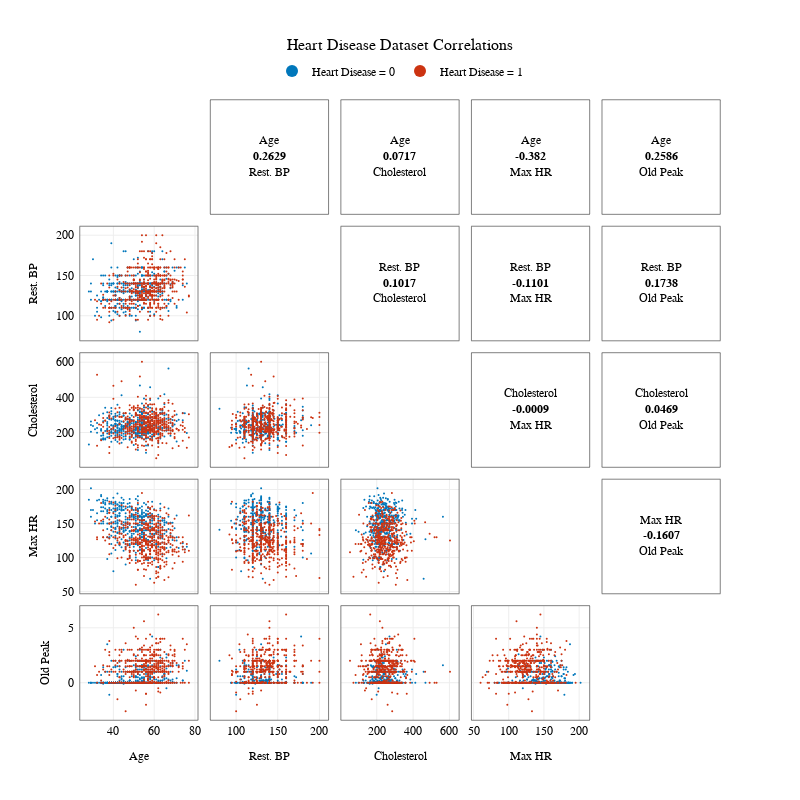

Source (notebook cell):
### Code cell
columns = numerical_columns
if "FastingBS" in columns:
    columns.remove("FastingBS")
fig = plot_correlation_scatter(df, target = "HeartDisease", columns = columns, labels = LABELS, #template = "simple_white",
    title = "Heart Disease Dataset Correlations",
    font = {'size': 12}, width = 800, height = 800)
fig.update_yaxes(ticksuffix = " ")
fig.update_layout(template = "presentation")
fig.show()
# print(fig.layout)

### Figure 1 — Plotly figure (JSON) as saved in the notebook; plotly's stock layout.template omitted (floating-point values rounded to 4 significant figures; data arrays with more than 128 entries replaced by an {"elided": "..."} marker saying what was removed)
{"data": [{"legendgroup": "HeartDisease = 0", "marker": {"color": "#0077BB", "size": 2}, "mode": "markers", "name": "Heart Disease = 0", "showlegend": true, "type": "scatter", "x": {"elided": "410 int values"}, "xaxis": "x6", "y": {"elided": "410 int values"}, "yaxis": "y6"}, {"legendgroup": "HeartDisease = 1", "marker": {"color": "#CC3311", "size": 2}, "mode": "markers", "name": "Heart Disease = 1", "showlegend": true, "type": "scatter", "x": {"elided": "508 int values"}, "xaxis": "x6", "y": {"elided": "508 float values"}, "yaxis": "y6"}, {"hoverinfo": "skip", "mode": "text", "showlegend": false, "text": "<span>Age<br /><b>0.2629</b><br />Rest. BP</span>", "textfont": {"color": "#000000", "family": "Verdana, Helvetica, Verdana, Calibri, Garamond, Cambria, Arial", "size": 12}, "type": "scatter", "x": [52.5], "xaxis": "x2", "y": [140], "yaxis": "y2"}, {"legendgroup": "HeartDisease = 0", "marker": {"color": "#0077BB", "size": 2}, "mode": "markers", "name": "Heart Disease = 0", "showlegend": false, "type": "scatter", "x": {"elided": "410 int values"}, "xaxis": "x11", "y": {"elided": "410 float values"}, "yaxis": "y11"}, {"legendgroup": "HeartDisease = 1", "marker": {"color": "#CC3311", "size": 2}, "mode": "markers", "name": "Heart Disease = 1", "showlegend": false, "type": "scatter", "x": {"elided": "508 int values"}, "xaxis": "x11", "y": {"elided": "508 float values"}, "yaxis": "y11"}, {"hoverinfo": "skip", "mode": "text", "showlegend": false, "text": "<span>Age<br /><b>0.0717</b><br />Cholesterol</span>", "textfont": {"color": "#000000", "family": "Verdana, Helvetica, Verdana, Calibri, Garamond, Cambria, Arial", "size": 12}, "type": "scatter", "x": [52.5], "xaxis": "x3", "y": [327.9], "yaxis": "y3"}, {"legendgroup": "HeartDisease = 0", "marker": {"color": "#0077BB", "size": 2}, "mode": "markers", "name": "Heart Disease = 0", "showlegend": false, "type": "scatter", "x": {"elided": "410 int values"}, "xaxis": "x12", "y": {"elided": "410 float values"}, "yaxis": "y12"}, {"legendgroup": "HeartDisease = 1", "marker": {"color": "#CC3311", "size": 2}, "mode": "markers", "name": "Heart Disease = 1", "showlegend": false, "type": "scatter", "x": {"elided": "508 float values"}, "xaxis": "x12", "y": {"elided": "508 float values"}, "yaxis": "y12"}, {"hoverinfo": "skip", "mode": "text", "showlegend": false, "text": "<span>Rest. BP<br /><b>0.1017</b><br />Cholesterol</span>", "textfont": {"color": "#000000", "family": "Verdana, Helvetica, Verdana, Calibri, Garamond, Cambria, Arial", "size": 12}, "type": "scatter", "x": [140], "xaxis": "x8", "y": [327.9], "yaxis": "y8"}, {"legendgroup": "HeartDisease = 0", "marker": {"color": "#0077BB", "size": 2}, "mode": "markers", "name": "Heart Disease = 0", "showlegend": false, "type": "scatter", "x": {"elided": "410 int values"}, "xaxis": "x16", "y": {"elided": "410 int values"}, "yaxis": "y16"}, {"legendgroup": "HeartDisease = 1", "marker": {"color": "#CC3311", "size": 2}, "mode": "markers", "name": "Heart Disease = 1", "showlegend": false, "type": "scatter", "x": {"elided": "508 int values"}, "xaxis": "x16", "y": {"elided": "508 int values"}, "yaxis": "y16"}, {"hoverinfo": "skip", "mode": "text", "showlegend": false, "text": "<span>Age<br /><b>-0.382</b><br />Max HR</span>", "textfont": {"color": "#000000", "family": "Verdana, Helvetica, Verdana, Calibri, Garamond, Cambria, Arial", "size": 12}, "type": "scatter", "x": [52.5], "xaxis": "x4", "y": [131], "yaxis": "y4"}, {"legendgroup": "HeartDisease = 0", "marker": {"color": "#0077BB", "size": 2}, "mode": "markers", "name": "Heart Disease = 0", "showlegend": false, "type": "scatter", "x": {"elided": "410 int values"}, "xaxis": "x17", "y": {"elided": "410 int values"}, "yaxis": "y17"}, {"legendgroup": "HeartDisease = 1", "marker": {"color": "#CC3311", "size": 2}, "mode": "markers", "name": "Heart Disease = 1", "showlegend": false, "type": "scatter", "x": {"elided": "508 float values"}, "xaxis": "x17", "y": {"elided": "508 int values"}, "yaxis": "y17"}, {"hoverinfo": "skip", "mode": "text", "showlegend": false, "text": "<span>Rest. BP<br /><b>-0.1101</b><br />Max HR</span>", "textfont": {"color": "#000000", "family": "Verdana, Helvetica, Verdana, Calibri, Garamond, Cambria, Arial", "size": 12}, "type": "scatter", "x": [140], "xaxis": "x9", "y": [131], "yaxis": "y9"}, {"legendgroup": "HeartDisease = 0", "marker": {"color": "#0077BB", "size": 2}, "mode": "markers", "name": "Heart Disease = 0", "showlegend": false, "type": "scatter", "x": {"elided": "410 float values"}, "xaxis": "x18", "y": {"elided": "410 int values"}, "yaxis": "y18"}, {"legendgroup": "HeartDisease = 1", "marker": {"color": "#CC3311", "size": 2}, "mode": "markers", "name": "Heart Disease = 1", "showlegend": false, "type": "scatter", "x": {"elided": "508 float values"}, "xaxis": "x18", "y": {"elided": "508 int values"}, "yaxis": "y18"}, {"hoverinfo": "skip", "mode": "text", "showlegend": false, "text": "<span>Cholesterol<br /><b>-0.0009</b><br />Max HR</span>", "textfont": {"color": "#000000", "family": "Verdana, Helvetica, Verdana, Calibri, Garamond, Cambria, Arial", "size": 12}, "type": "scatter", "x": [327.9], "xaxis": "x14", "y": [131], "yaxis": "y14"}, {"legendgroup": "HeartDisease = 0", "marker": {"color": "#0077BB", "size": 2}, "mode": "markers", "name": "Heart Disease = 0", "showlegend": false, "type": "scatter", "x": {"elided": "410 int values"}, "xaxis": "x21", "y": {"elided": "410 float values"}, "yaxis": "y21"}, {"legendgroup": "HeartDisease = 1", "marker": {"color": "#CC3311", "size": 2}, "mode": "markers", "name": "Heart Disease = 1", "showlegend": false, "type": "scatter", "x": {"elided": "508 int values"}, "xaxis": "x21", "y": {"elided": "508 float values"}, "yaxis": "y21"}, {"hoverinfo": "skip", "mode": "text", "showlegend": false, "text": "<span>Age<br /><b>0.2586</b><br />Old Peak</span>", "textfont": {"color": "#000000", "family": "Verdana, Helvetica, Verdana, Calibri, Garamond, Cambria, Arial", "size": 12}, "type": "scatter", "x": [52.5], "xaxis": "x5", "y": [1.8], "yaxis": "y5"}, {"legendgroup": "HeartDisease = 0", "marker": {"color": "#0077BB", "size": 2}, "mode": "markers", "name": "Heart Disease = 0", "showlegend": false, "type": "scatter", "x": {"elided": "410 int values"}, "xaxis": "x22", "y": {"elided": "410 float values"}, "yaxis": "y22"}, {"legendgroup": "HeartDisease = 1", "marker": {"color": "#CC3311", "size": 2}, "mode": "markers", "name": "Heart Disease = 1", "showlegend": false, "type": "scatter", "x": {"elided": "508 float values"}, "xaxis": "x22", "y": {"elided": "508 float values"}, "yaxis": "y22"}, {"hoverinfo": "skip", "mode": "text", "showlegend": false, "text": "<span>Rest. BP<br /><b>0.1738</b><br />Old Peak</span>", "textfont": {"color": "#000000", "family": "Verdana, Helvetica, Verdana, Calibri, Garamond, Cambria, Arial", "size": 12}, "type": "scatter", "x": [140], "xaxis": "x10", "y": [1.8], "yaxis": "y10"}, {"legendgroup": "HeartDisease = 0", "marker": {"color": "#0077BB", "size": 2}, "mode": "markers", "name": "Heart Disease = 0", "showlegend": false, "type": "scatter", "x": {"elided": "410 float values"}, "xaxis": "x23", "y": {"elided": "410 float values"}, "yaxis": "y23"}, {"legendgroup": "HeartDisease = 1", "marker": {"color": "#CC3311", "size": 2}, "mode": "markers", "name": "Heart Disease = 1", "showlegend": false, "type": "scatter", "x": {"elided": "508 float values"}, "xaxis": "x23", "y": {"elided": "508 float values"}, "yaxis": "y23"}, {"hoverinfo": "skip", "mode": "text", "showlegend": false, "text": "<span>Cholesterol<br /><b>0.0469</b><br />Old Peak</span>", "textfont": {"color": "#000000", "family": "Verdana, Helvetica, Verdana, Calibri, Garamond, Cambria, Arial", "size": 12}, "type": "scatter", "x": [327.9], "xaxis": "x15", "y": [1.8], "yaxis": "y15"}, {"legendgroup": "HeartDisease = 0", "marker": {"color": "#0077BB", "size": 2}, "mode": "markers", "name": "Heart Disease = 0", "showlegend": false, "type": "scatter", "x": {"elided": "410 int values"}, "xaxis": "x24", "y": {"elided": "410 float values"}, "yaxis": "y24"}, {"legendgroup": "HeartDisease = 1", "marker": {"color": "#CC3311", "size": 2}, "mode": "markers", "name": "Heart Disease = 1", "showlegend": false, "type": "scatter", "x": {"elided": "508 int values"}, "xaxis": "x24", "y": {"elided": "508 float values"}, "yaxis": "y24"}, {"hoverinfo": "skip", "mode": "text", "showlegend": false, "text": "<span>Max HR<br /><b>-0.1607</b><br />Old Peak</span>", "textfont": {"color": "#000000", "family": "Verdana, Helvetica, Verdana, Calibri, Garamond, Cambria, Arial", "size": 12}, "type": "scatter", "x": [131], "xaxis": "x20", "y": [1.8], "yaxis": "y20"}], "layout": {"font": {"color": "#000000", "family": "Verdana, Helvetica, Verdana, Calibri, Garamond, Cambria, Arial", "size": 12}, "height": 800, "legend": {"font": {"color": "#000000", "family": "Verdana, Helvetica, Verdana, Calibri, Garamond, Cambria, Arial", "size": 12}, "itemsizing": "constant", "orientation": "h", "x": 0.5, "xanchor": "center", "y": 1.07, "yanchor": "top"}, "title": {"font": {"color": "#000000", "family": "Verdana, Helvetica, Verdana, Calibri, Garamond, Cambria, Arial", "size": 16}, "text": "Heart Disease Dataset Correlations", "x": 0.5, "xanchor": "center"}, "width": 800, "xaxis": {"anchor": "y", "domain": [0, 0.184], "linecolor": "black", "linewidth": 0.5, "matches": "x21", "mirror": true, "showgrid": false, "showticklabels": false, "tickfont": {"color": "#000000", "family": "Verdana, Helvetica, Verdana, Calibri, Garamond, Cambria, Arial", "size": 12}, "ticks": "", "title": {"font": {"color": "#000000", "family": "Verdana, Helvetica, Verdana, Calibri, Garamond, Cambria, Arial", "size": 12}}, "zeroline": false}, "xaxis10": {"anchor": "y10", "domain": [0.816, 1], "linecolor": "black", "linewidth": 0.5, "matches": "x22", "mirror": true, "showgrid": false, "showticklabels": false, "tickfont": {"color": "#000000", "family": "Verdana, Helvetica, Verdana, Calibri, Garamond, Cambria, Arial", "size": 12}, "ticks": "", "title": {"font": {"color": "#000000", "family": "Verdana, Helvetica, Verdana, Calibri, Garamond, Cambria, Arial", "size": 12}}, "zeroline": false}, "xaxis11": {"anchor": "y11", "domain": [0, 0.184], "linecolor": "black", "linewidth": 0.5, "matches": "x21", "mirror": true, "showticklabels": false, "tickfont": {"color": "#000000", "family": "Verdana, Helvetica, Verdana, Calibri, Garamond, Cambria, Arial", "size": 12}, "ticks": "", "title": {"font": {"color": "#000000", "family": "Verdana, Helvetica, Verdana, Calibri, Garamond, Cambria, Arial", "size": 12}}, "zeroline": false}, "xaxis12": {"anchor": "y12", "domain": [0.204, 0.388], "linecolor": "black", "linewidth": 0.5, "matches": "x22", "mirror": true, "showticklabels": false, "tickfont": {"color": "#000000", "family": "Verdana, Helvetica, Verdana, Calibri, Garamond, Cambria, Arial", "size": 12}, "ticks": "", "title": {"font": {"color": "#000000", "family": "Verdana, Helvetica, Verdana, Calibri, Garamond, Cambria, Arial", "size": 12}}, "zeroline": false}, "xaxis13": {"anchor": "y13", "domain": [0.408, 0.592], "linecolor": "black", "linewidth": 0.5, "matches": "x23", "mirror": true, "showgrid": false, "showticklabels": false, "tickfont": {"color": "#000000", "family": "Verdana, Helvetica, Verdana, Calibri, Garamond, Cambria, Arial", "size": 12}, "ticks": "", "title": {"font": {"color": "#000000", "family": "Verdana, Helvetica, Verdana, Calibri, Garamond, Cambria, Arial", "size": 12}}, "zeroline": false}, "xaxis14": {"anchor": "y14", "domain": [0.612, 0.796], "linecolor": "black", "linewidth": 0.5, "matches": "x23", "mirror": true, "showgrid": false, "showticklabels": false, "tickfont": {"color": "#000000", "family": "Verdana, Helvetica, Verdana, Calibri, Garamond, Cambria, Arial", "size": 12}, "ticks": "", "title": {"font": {"color": "#000000", "family": "Verdana, Helvetica, Verdana, Calibri, Garamond, Cambria, Arial", "size": 12}}, "zeroline": false}, "xaxis15": {"anchor": "y15", "domain": [0.816, 1], "linecolor": "black", "linewidth": 0.5, "matches": "x23", "mirror": true, "showgrid": false, "showticklabels": false, "tickfont": {"color": "#000000", "family": "Verdana, Helvetica, Verdana, Calibri, Garamond, Cambria, Arial", "size": 12}, "ticks": "", "title": {"font": {"color": "#000000", "family": "Verdana, Helvetica, Verdana, Calibri, Garamond, Cambria, Arial", "size": 12}}, "zeroline": false}, "xaxis16": {"anchor": "y16", "domain": [0, 0.184], "linecolor": "black", "linewidth": 0.5, "matches": "x21", "mirror": true, "showticklabels": false, "tickfont": {"color": "#000000", "family": "Verdana, Helvetica, Verdana, Calibri, Garamond, Cambria, Arial", "size": 12}, "ticks": "", "title": {"font": {"color": "#000000", "family": "Verdana, Helvetica, Verdana, Calibri, Garamond, Cambria, Arial", "size": 12}}, "zeroline": false}, "xaxis17": {"anchor": "y17", "domain": [0.204, 0.388], "linecolor": "black", "linewidth": 0.5, "matches": "x22", "mirror": true, "showticklabels": false, "tickfont": {"color": "#000000", "family": "Verdana, Helvetica, Verdana, Calibri, Garamond, Cambria, Arial", "size": 12}, "ticks": "", "title": {"font": {"color": "#000000", "family": "Verdana, Helvetica, Verdana, Calibri, Garamond, Cambria, Arial", "size": 12}}, "zeroline": false}, "xaxis18": {"anchor": "y18", "domain": [0.408, 0.592], "linecolor": "black", "linewidth": 0.5, "matches": "x23", "mirror": true, "showticklabels": false, "tickfont": {"color": "#000000", "family": "Verdana, Helvetica, Verdana, Calibri, Garamond, Cambria, Arial", "size": 12}, "ticks": "", "title": {"font": {"color": "#000000", "family": "Verdana, Helvetica, Verdana, Calibri, Garamond, Cambria, Arial", "size": 12}}, "zeroline": false}, "xaxis19": {"anchor": "y19", "domain": [0.612, 0.796], "linecolor": "black", "linewidth": 0.5, "matches": "x24", "mirror": true, "showgrid": false, "showticklabels": false, "tickfont": {"color": "#000000", "family": "Verdana, Helvetica, Verdana, Calibri, Garamond, Cambria, Arial", "size": 12}, "ticks": "", "title": {"font": {"color": "#000000", "family": "Verdana, Helvetica, Verdana, Calibri, Garamond, Cambria, Arial", "size": 12}}, "zeroline": false}, "xaxis2": {"anchor": "y2", "domain": [0.204, 0.388], "linecolor": "black", "linewidth": 0.5, "matches": "x21", "mirror": true, "showgrid": false, "showticklabels": false, "tickfont": {"color": "#000000", "family": "Verdana, Helvetica, Verdana, Calibri, Garamond, Cambria, Arial", "size": 12}, "ticks": "", "title": {"font": {"color": "#000000", "family": "Verdana, Helvetica, Verdana, Calibri, Garamond, Cambria, Arial", "size": 12}}, "zeroline": false}, "xaxis20": {"anchor": "y20", "domain": [0.816, 1], "linecolor": "black", "linewidth": 0.5, "matches": "x24", "mirror": true, "showgrid": false, "showticklabels": false, "tickfont": {"color": "#000000", "family": "Verdana, Helvetica, Verdana, Calibri, Garamond, Cambria, Arial", "size": 12}, "ticks": "", "title": {"font": {"color": "#000000", "family": "Verdana, Helvetica, Verdana, Calibri, Garamond, Cambria, Arial", "size": 12}}, "zeroline": false}, "xaxis21": {"anchor": "y21", "domain": [0, 0.184], "linecolor": "black", "linewidth": 0.5, "mirror": true, "tickfont": {"color": "#000000", "family": "Verdana, Helvetica, Verdana, Calibri, Garamond, Cambria, Arial", "size": 12}, "title": {"font": {"color": "#000000", "family": "Verdana, Helvetica, Verdana, Calibri, Garamond, Cambria, Arial", "size": 12}, "text": "Age"}, "zeroline": false}, "xaxis22": {"anchor": "y22", "domain": [0.204, 0.388], "linecolor": "black", "linewidth": 0.5, "mirror": true, "tickfont": {"color": "#000000", "family": "Verdana, Helvetica, Verdana, Calibri, Garamond, Cambria, Arial", "size": 12}, "title": {"font": {"color": "#000000", "family": "Verdana, Helvetica, Verdana, Calibri, Garamond, Cambria, Arial", "size": 12}, "text": "Rest. BP"}, "zeroline": false}, "xaxis23": {"anchor": "y23", "domain": [0.408, 0.592], "linecolor": "black", "linewidth": 0.5, "mirror": true, "tickfont": {"color": "#000000", "family": "Verdana, Helvetica, Verdana, Calibri, Garamond, Cambria, Arial", "size": 12}, "title": {"font": {"color": "#000000", "family": "Verdana, Helvetica, Verdana, Calibri, Garamond, Cambria, Arial", "size": 12}, "text": "Cholesterol"}, "zeroline": false}, "xaxis24": {"anchor": "y24", "domain": [0.612, 0.796], "linecolor": "black", "linewidth": 0.5, "mirror": true, "tickfont": {"color": "#000000", "family": "Verdana, Helvetica, Verdana, Calibri, Garamond, Cambria, Arial", "size": 12}, "title": {"font": {"color": "#000000", "family": "Verdana, Helvetica, Verdana, Calibri, Garamond, Cambria, Arial", "size": 12}, "text": "Max HR"}, "zeroline": false}, "xaxis25": {"anchor": "y25", "domain": [0.816, 1], "linecolor": "black", "linewidth": 0.5, "mirror": true, "showgrid": false, "tickfont": {"color": "#000000", "family": "Verdana, Helvetica, Verdana, Calibri, Garamond, Cambria, Arial", "size": 12}, "title": {"font": {"color": "#000000", "family": "Verdana, Helvetica, Verdana, Calibri, Garamond, Cambria, Arial", "size": 12}, "text": "Old Peak"}, "zeroline": false}, "xaxis3": {"anchor": "y3", "domain": [0.408, 0.592], "linecolor": "black", "linewidth": 0.5, "matches": "x21", "mirror": true, "showgrid": false, "showticklabels": false, "tickfont": {"color": "#000000", "family": "Verdana, Helvetica, Verdana, Calibri, Garamond, Cambria, Arial", "size": 12}, "ticks": "", "title": {"font": {"color": "#000000", "family": "Verdana, Helvetica, Verdana, Calibri, Garamond, Cambria, Arial", "size": 12}}, "zeroline": false}, "xaxis4": {"anchor": "y4", "domain": [0.612, 0.796], "linecolor": "black", "linewidth": 0.5, "matches": "x21", "mirror": true, "showgrid": false, "showticklabels": false, "tickfont": {"color": "#000000", "family": "Verdana, Helvetica, Verdana, Calibri, Garamond, Cambria, Arial", "size": 12}, "ticks": "", "title": {"font": {"color": "#000000", "family": "Verdana, Helvetica, Verdana, Calibri, Garamond, Cambria, Arial", "size": 12}}, "zeroline": false}, "xaxis5": {"anchor": "y5", "domain": [0.816, 1], "linecolor": "black", "linewidth": 0.5, "matches": "x21", "mirror": true, "showgrid": false, "showticklabels": false, "tickfont": {"color": "#000000", "family": "Verdana, Helvetica, Verdana, Calibri, Garamond, Cambria, Arial", "size": 12}, "ticks": "", "title": {"font": {"color": "#000000", "family": "Verdana, Helvetica, Verdana, Calibri, Garamond, Cambria, Arial", "size": 12}}, "zeroline": false}, "xaxis6": {"anchor": "y6", "domain": [0, 0.184], "linecolor": "black", "linewidth": 0.5, "matches": "x21", "mirror": true, "showticklabels": false, "tickfont": {"color": "#000000", "family": "Verdana, Helvetica, Verdana, Calibri, Garamond, Cambria, Arial", "size": 12}, "ticks": "", "title": {"font": {"color": "#000000", "family": "Verdana, Helvetica, Verdana, Calibri, Garamond, Cambria, Arial", "size": 12}}, "zeroline": false}, "xaxis7": {"anchor": "y7", "domain": [0.204, 0.388], "linecolor": "black", "linewidth": 0.5, "matches": "x22", "mirror": true, "showgrid": false, "showticklabels": false, "tickfont": {"color": "#000000", "family": "Verdana, Helvetica, Verdana, Calibri, Garamond, Cambria, Arial", "size": 12}, "ticks": "", "title": {"font": {"color": "#000000", "family": "Verdana, Helvetica, Verdana, Calibri, Garamond, Cambria, Arial", "size": 12}}, "zeroline": false}, "xaxis8": {"anchor": "y8", "domain": [0.408, 0.592], "linecolor": "black", "linewidth": 0.5, "matches": "x22", "mirror": true, "showgrid": false, "showticklabels": false, "tickfont": {"color": "#000000", "family": "Verdana, Helvetica, Verdana, Calibri, Garamond, Cambria, Arial", "size": 12}, "ticks": "", "title": {"font": {"color": "#000000", "family": "Verdana, Helvetica, Verdana, Calibri, Garamond, Cambria, Arial", "size": 12}}, "zeroline": false}, "xaxis9": {"anchor": "y9", "domain": [0.612, 0.796], "linecolor": "black", "linewidth": 0.5, "matches": "x22", "mirror": true, "showgrid": false, "showticklabels": false, "tickfont": {"color": "#000000", "family": "Verdana, Helvetica, Verdana, Calibri, Garamond, Cambria, Arial", "size": 12}, "ticks": "", "title": {"font": {"color": "#000000", "family": "Verdana, Helvetica, Verdana, Calibri, Garamond, Cambria, Arial", "size": 12}}, "zeroline": false}, "yaxis": {"anchor": "x", "domain": [0.816, 1], "linecolor": "black", "linewidth": 0.5, "mirror": true, "showgrid": false, "tickfont": {"color": "#000000", "family": "Verdana, Helvetica, Verdana, Calibri, Garamond, Cambria, Arial", "size": 12}, "ticksuffix": " ", "title": {"font": {"color": "#000000", "family": "Verdana, Helvetica, Verdana, Calibri, Garamond, Cambria, Arial", "size": 12}, "text": "Age"}, "zeroline": false}, "yaxis10": {"anchor": "x10", "domain": [0.612, 0.796], "linecolor": "black", "linewidth": 0.5, "matches": "y21", "mirror": true, "showgrid": false, "showticklabels": false, "tickfont": {"color": "#000000", "family": "Verdana, Helvetica, Verdana, Calibri, Garamond, Cambria, Arial", "size": 12}, "ticks": "", "ticksuffix": " ", "title": {"font": {"color": "#000000", "family": "Verdana, Helvetica, Verdana, Calibri, Garamond, Cambria, Arial", "size": 12}}, "zeroline": false}, "yaxis11": {"anchor": "x11", "domain": [0.408, 0.592], "linecolor": "black", "linewidth": 0.5, "mirror": true, "tickfont": {"color": "#000000", "family": "Verdana, Helvetica, Verdana, Calibri, Garamond, Cambria, Arial", "size": 12}, "ticksuffix": " ", "title": {"font": {"color": "#000000", "family": "Verdana, Helvetica, Verdana, Calibri, Garamond, Cambria, Arial", "size": 12}, "text": "Cholesterol"}, "zeroline": false}, "yaxis12": {"anchor": "x12", "domain": [0.408, 0.592], "linecolor": "black", "linewidth": 0.5, "matches": "y11", "mirror": true, "showticklabels": false, "tickfont": {"color": "#000000", "family": "Verdana, Helvetica, Verdana, Calibri, Garamond, Cambria, Arial", "size": 12}, "ticks": "", "ticksuffix": " ", "title": {"font": {"color": "#000000", "family": "Verdana, Helvetica, Verdana, Calibri, Garamond, Cambria, Arial", "size": 12}}, "zeroline": false}, "yaxis13": {"anchor": "x13", "domain": [0.408, 0.592], "linecolor": "black", "linewidth": 0.5, "matches": "y11", "mirror": true, "showgrid": false, "showticklabels": false, "tickfont": {"color": "#000000", "family": "Verdana, Helvetica, Verdana, Calibri, Garamond, Cambria, Arial", "size": 12}, "ticks": "", "ticksuffix": " ", "title": {"font": {"color": "#000000", "family": "Verdana, Helvetica, Verdana, Calibri, Garamond, Cambria, Arial", "size": 12}}, "zeroline": false}, "yaxis14": {"anchor": "x14", "domain": [0.408, 0.592], "linecolor": "black", "linewidth": 0.5, "matches": "y16", "mirror": true, "showgrid": false, "showticklabels": false, "tickfont": {"color": "#000000", "family": "Verdana, Helvetica, Verdana, Calibri, Garamond, Cambria, Arial", "size": 12}, "ticks": "", "ticksuffix": " ", "title": {"font": {"color": "#000000", "family": "Verdana, Helvetica, Verdana, Calibri, Garamond, Cambria, Arial", "size": 12}}, "zeroline": false}, "yaxis15": {"anchor": "x15", "domain": [0.408, 0.592], "linecolor": "black", "linewidth": 0.5, "matches": "y21", "mirror": true, "showgrid": false, "showticklabels": false, "tickfont": {"color": "#000000", "family": "Verdana, Helvetica, Verdana, Calibri, Garamond, Cambria, Arial", "size": 12}, "ticks": "", "ticksuffix": " ", "title": {"font": {"color": "#000000", "family": "Verdana, Helvetica, Verdana, Calibri, Garamond, Cambria, Arial", "size": 12}}, "zeroline": false}, "yaxis16": {"anchor": "x16", "domain": [0.204, 0.388], "linecolor": "black", "linewidth": 0.5, "mirror": true, "tickfont": {"color": "#000000", "family": "Verdana, Helvetica, Verdana, Calibri, Garamond, Cambria, Arial", "size": 12}, "ticksuffix": " ", "title": {"font": {"color": "#000000", "family": "Verdana, Helvetica, Verdana, Calibri, Garamond, Cambria, Arial", "size": 12}, "text": "Max HR"}, "zeroline": false}, "yaxis17": {"anchor": "x17", "domain": [0.204, 0.388], "linecolor": "black", "linewidth": 0.5, "matches": "y16", "mirror": true, "showticklabels": false, "tickfont": {"color": "#000000", "family": "Verdana, Helvetica, Verdana, Calibri, Garamond, Cambria, Arial", "size": 12}, "ticks": "", "ticksuffix": " ", "title": {"font": {"color": "#000000", "family": "Verdana, Helvetica, Verdana, Calibri, Garamond, Cambria, Arial", "size": 12}}, "zeroline": false}, "yaxis18": {"anchor": "x18", "domain": [0.204, 0.388], "linecolor": "black", "linewidth": 0.5, "matches": "y16", "mirror": true, "showticklabels": false, "tickfont": {"color": "#000000", "family": "Verdana, Helvetica, Verdana, Calibri, Garamond, Cambria, Arial", "size": 12}, "ticks": "", "ticksuffix": " ", "title": {"font": {"color": "#000000", "family": "Verdana, Helvetica, Verdana, Calibri, Garamond, Cambria, Arial", "size": 12}}, "zeroline": false}, "yaxis19": {"anchor": "x19", "domain": [0.204, 0.388], "linecolor": "black", "linewidth": 0.5, "matches": "y16", "mirror": true, "showgrid": false, "showticklabels": false, "tickfont": {"color": "#000000", "family": "Verdana, Helvetica, Verdana, Calibri, Garamond, Cambria, Arial", "size": 12}, "ticks": "", "ticksuffix": " ", "title": {"font": {"color": "#000000", "family": "Verdana, Helvetica, Verdana, Calibri, Garamond, Cambria, Arial", "size": 12}}, "zeroline": false}, "yaxis2": {"anchor": "x2", "domain": [0.816, 1], "linecolor": "black", "linewidth": 0.5, "matches": "y6", "mirror": true, "showgrid": false, "showticklabels": false, "tickfont": {"color": "#000000", "family": "Verdana, Helvetica, Verdana, Calibri, Garamond, Cambria, Arial", "size": 12}, "ticks": "", "ticksuffix": " ", "title": {"font": {"color": "#000000", "family": "Verdana, Helvetica, Verdana, Calibri, Garamond, Cambria, Arial", "size": 12}}, "zeroline": false}, "yaxis20": {"anchor": "x20", "domain": [0.204, 0.388], "linecolor": "black", "linewidth": 0.5, "matches": "y21", "mirror": true, "showgrid": false, "showticklabels": false, "tickfont": {"color": "#000000", "family": "Verdana, Helvetica, Verdana, Calibri, Garamond, Cambria, Arial", "size": 12}, "ticks": "", "ticksuffix": " ", "title": {"font": {"color": "#000000", "family": "Verdana, Helvetica, Verdana, Calibri, Garamond, Cambria, Arial", "size": 12}}, "zeroline": false}, "yaxis21": {"anchor": "x21", "domain": [0, 0.184], "linecolor": "black", "linewidth": 0.5, "mirror": true, "tickfont": {"color": "#000000", "family": "Verdana, Helvetica, Verdana, Calibri, Garamond, Cambria, Arial", "size": 12}, "ticksuffix": " ", "title": {"font": {"color": "#000000", "family": "Verdana, Helvetica, Verdana, Calibri, Garamond, Cambria, Arial", "size": 12}, "text": "Old Peak"}, "zeroline": false}, "yaxis22": {"anchor": "x22", "domain": [0, 0.184], "linecolor": "black", "linewidth": 0.5, "matches": "y21", "mirror": true, "showticklabels": false, "tickfont": {"color": "#000000", "family": "Verdana, Helvetica, Verdana, Calibri, Garamond, Cambria, Arial", "size": 12}, "ticks": "", "ticksuffix": " ", "title": {"font": {"color": "#000000", "family": "Verdana, Helvetica, Verdana, Calibri, Garamond, Cambria, Arial", "size": 12}}, "zeroline": false}, "yaxis23": {"anchor": "x23", "domain": [0, 0.184], "linecolor": "black", "linewidth": 0.5, "matches": "y21", "mirror": true, "showticklabels": false, "tickfont": {"color": "#000000", "family": "Verdana, Helvetica, Verdana, Calibri, Garamond, Cambria, Arial", "size": 12}, "ticks": "", "ticksuffix": " ", "title": {"font": {"color": "#000000", "family": "Verdana, Helvetica, Verdana, Calibri, Garamond, Cambria, Arial", "size": 12}}, "zeroline": false}, "yaxis24": {"anchor": "x24", "domain": [0, 0.184], "linecolor": "black", "linewidth": 0.5, "matches": "y21", "mirror": true, "showticklabels": false, "tickfont": {"color": "#000000", "family": "Verdana, Helvetica, Verdana, Calibri, Garamond, Cambria, Arial", "size": 12}, "ticks": "", "ticksuffix": " ", "title": {"font": {"color": "#000000", "family": "Verdana, Helvetica, Verdana, Calibri, Garamond, Cambria, Arial", "size": 12}}, "zeroline": false}, "yaxis25": {"anchor": "x25", "domain": [0, 0.184], "linecolor": "black", "linewidth": 0.5, "matches": "y21", "mirror": true, "showgrid": false, "showticklabels": false, "tickfont": {"color": "#000000", "family": "Verdana, Helvetica, Verdana, Calibri, Garamond, Cambria, Arial", "size": 12}, "ticks": "", "ticksuffix": " ", "title": {"font": {"color": "#000000", "family": "Verdana, Helvetica, Verdana, Calibri, Garamond, Cambria, Arial", "size": 12}}, "zeroline": false}, "yaxis3": {"anchor": "x3", "domain": [0.816, 1], "linecolor": "black", "linewidth": 0.5, "matches": "y11", "mirror": true, "showgrid": false, "showticklabels": false, "tickfont": {"color": "#000000", "family": "Verdana, Helvetica, Verdana, Calibri, Garamond, Cambria, Arial", "size": 12}, "ticks": "", "ticksuffix": " ", "title": {"font": {"color": "#000000", "family": "Verdana, Helvetica, Verdana, Calibri, Garamond, Cambria, Arial", "size": 12}}, "zeroline": false}, "yaxis4": {"anchor": "x4", "domain": [0.816, 1], "linecolor": "black", "linewidth": 0.5, "matches": "y16", "mirror": true, "showgrid": false, "showticklabels": false, "tickfont": {"color": "#000000", "family": "Verdana, Helvetica, Verdana, Calibri, Garamond, Cambria, Arial", "size": 12}, "ticks": "", "ticksuffix": " ", "title": {"font": {"color": "#000000", "family": "Verdana, Helvetica, Verdana, Calibri, Garamond, Cambria, Arial", "size": 12}}, "zeroline": false}, "yaxis5": {"anchor": "x5", "domain": [0.816, 1], "linecolor": "black", "linewidth": 0.5, "matches": "y21", "mirror": true, "showgrid": false, "showticklabels": false, "tickfont": {"color": "#000000", "family": "Verdana, Helvetica, Verdana, Calibri, Garamond, Cambria, Arial", "size": 12}, "ticks": "", "ticksuffix": " ", "title": {"font": {"color": "#000000", "family": "Verdana, Helvetica, Verdana, Calibri, Garamond, Cambria, Arial", "size": 12}}, "zeroline": false}, "yaxis6": {"anchor": "x6", "domain": [0.612, 0.796], "linecolor": "black", "linewidth": 0.5, "mirror": true, "tickfont": {"color": "#000000", "family": "Verdana, Helvetica, Verdana, Calibri, Garamond, Cambria, Arial", "size": 12}, "ticksuffix": " ", "title": {"font": {"color": "#000000", "family": "Verdana, Helvetica, Verdana, Calibri, Garamond, Cambria, Arial", "size": 12}, "text": "Rest. BP"}, "zeroline": false}, "yaxis7": {"anchor": "x7", "domain": [0.612, 0.796], "linecolor": "black", "linewidth": 0.5, "matches": "y6", "mirror": true, "showgrid": false, "showticklabels": false, "tickfont": {"color": "#000000", "family": "Verdana, Helvetica, Verdana, Calibri, Garamond, Cambria, Arial", "size": 12}, "ticks": "", "ticksuffix": " ", "title": {"font": {"color": "#000000", "family": "Verdana, Helvetica, Verdana, Calibri, Garamond, Cambria, Arial", "size": 12}}, "zeroline": false}, "yaxis8": {"anchor": "x8", "domain": [0.612, 0.796], "linecolor": "black", "linewidth": 0.5, "matches": "y11", "mirror": true, "showgrid": false, "showticklabels": false, "tickfont": {"color": "#000000", "family": "Verdana, Helvetica, Verdana, Calibri, Garamond, Cambria, Arial", "size": 12}, "ticks": "", "ticksuffix": " ", "title": {"font": {"color": "#000000", "family": "Verdana, Helvetica, Verdana, Calibri, Garamond, Cambria, Arial", "size": 12}}, "zeroline": false}, "yaxis9": {"anchor": "x9", "domain": [0.612, 0.796], "linecolor": "black", "linewidth": 0.5, "matches": "y16", "mirror": true, "showgrid": false, "showticklabels": false, "tickfont": {"color": "#000000", "family": "Verdana, Helvetica, Verdana, Calibri, Garamond, Cambria, Arial", "size": 12}, "ticks": "", "ticksuffix": " ", "title": {"font": {"color": "#000000", "family": "Verdana, Helvetica, Verdana, Calibri, Garamond, Cambria, Arial", "size": 12}}, "zeroline": false}}}
